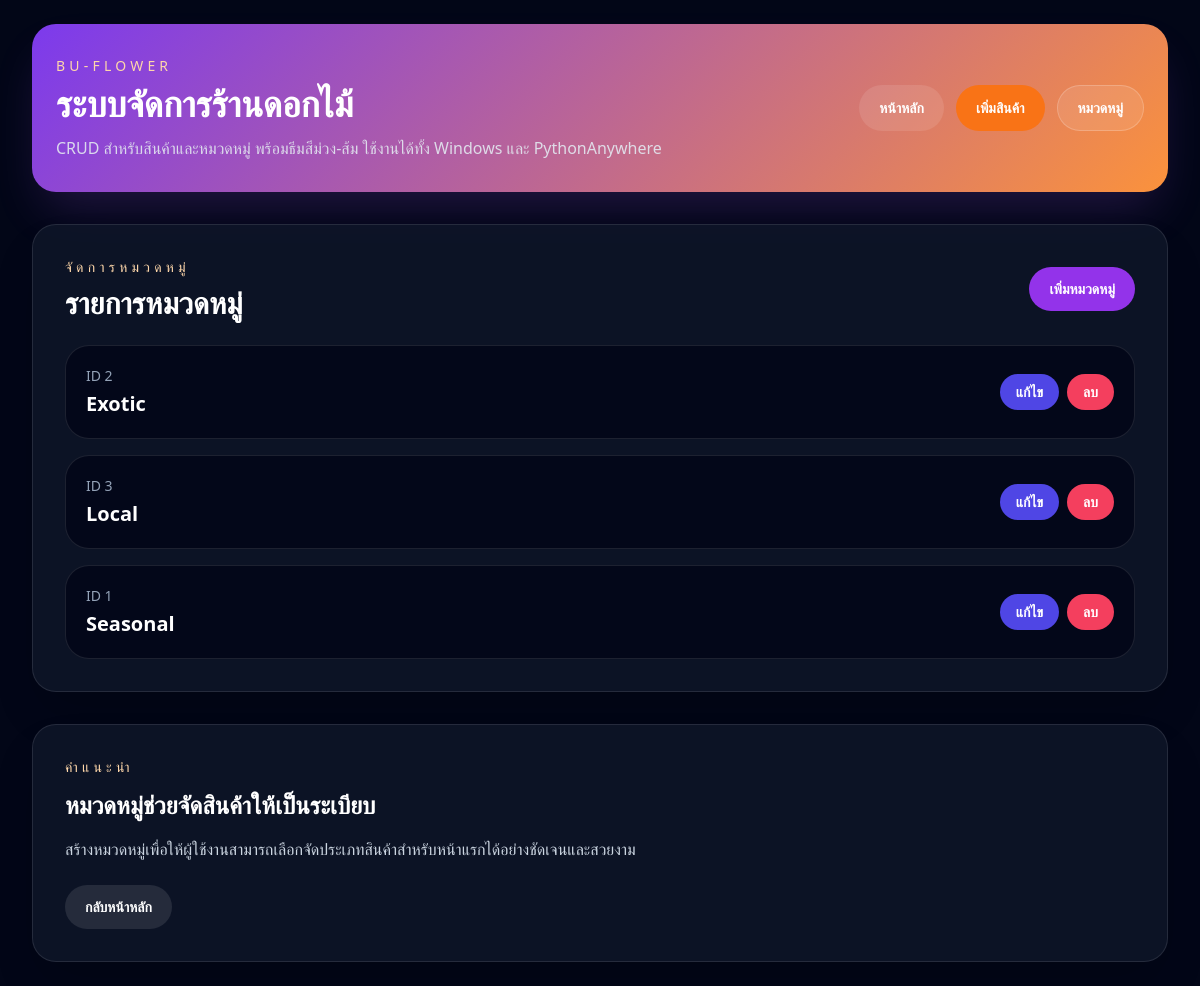
The page /categories on the database its author committed.
### tables this page shows
CREATE TABLE Categories (
    id INTEGER PRIMARY KEY AUTOINCREMENT,
    name TEXT NOT NULL UNIQUE
);

### app.py (the view)
@app.route('/categories')
def manage_categories():
    conn = get_db_connection()
    categories = conn.execute('SELECT * FROM Categories ORDER BY name').fetchall()
    conn.close()
    return render_template('index.html', section='categories', categories=categories)

### app.py (called while the page is built)
def get_db_connection():
    conn = sqlite3.connect(DB_PATH)
    conn.row_factory = sqlite3.Row
    conn.execute('PRAGMA foreign_keys = ON')
    return conn

### templates/index.html (shortened to what this page needs)
<!DOCTYPE html>
<html lang="th">
<head>
    <script src="https://cdn.tailwindcss.com"></script>
</head>
<body class="min-h-screen bg-slate-950 text-slate-100">
    <div class="mx-auto max-w-7xl px-4 py-6 sm:px-6 lg:px-8">
        <header class="brand-gradient rounded-3xl px-6 py-8 shadow-2xl shadow-purple-500/20">
            <div class="flex flex-col gap-4 lg:flex-row lg:items-center lg:justify-between">
                <div>
                    <p class="text-sm uppercase tracking-[0.3em] text-orange-200">BU-Flower</p>
                    <h1 class="mt-2 text-4xl font-bold text-white">ระบบจัดการร้านดอกไม้</h1>
                    <p class="mt-3 max-w-2xl text-slate-200/90">CRUD สำหรับสินค้าและหมวดหมู่ พร้อมธีมสีม่วง-ส้ม ใช้งานได้ทั้ง Windows และ PythonAnywhere</p>
                </div>
                <div class="flex flex-wrap gap-3 text-sm">
                    <a href="{{ url_for('home') }}" class="inline-flex items-center justify-center rounded-full bg-white/10 px-5 py-3 font-semibold text-white transition hover:bg-white/20">หน้าหลัก</a>
                    <a href="{{ url_for('new_flower') }}" class="inline-flex items-center justify-center rounded-full bg-orange-500 px-5 py-3 font-semibold text-white transition hover:bg-orange-400">เพิ่มสินค้า</a>
                    <a href="{{ url_for('manage_categories') }}" class="inline-flex items-center justify-center rounded-full border border-white/20 bg-white/10 px-5 py-3 font-semibold text-white transition hover:border-orange-300">หมวดหมู่</a>
                </div>
            </div>
        </header>
        <main class="mt-8 space-y-8">
            {% if section == 'home' %}
                <section class="space-y-6">
                    <div class="flex flex-col gap-4 md:flex-row md:items-end md:justify-between">
                        <div>
                            <p class="text-sm uppercase tracking-[0.3em] text-orange-200">สินค้าทั้งหมด</p>
                            <h2 class="mt-2 text-3xl font-semibold text-white">Thumbnail Catalog</h2>
                        </div>
                        <div class="rounded-3xl bg-slate-900/70 p-5 shadow-xl shadow-indigo-500/10">
                            <p class="text-sm text-slate-300">จำนวนหมวดหมู่</p>
                            <p class="mt-2 text-3xl font-bold text-white">{{ categories|length }}</p>
                        </div>
                    </div>
                    <div class="grid gap-6 sm:grid-cols-2 xl:grid-cols-3">
                        {% for flower in flowers %}
                            <article class="group overflow-hidden rounded-3xl border border-white/10 bg-slate-900/80 p-6 shadow-2xl shadow-black/20 transition duration-300 hover:-translate-y-1 hover:border-orange-400/50">
                                <div class="flex items-center justify-between gap-4">
                                    <div>
                                        <p class="text-xs uppercase tracking-[0.3em] text-orange-300">{{ flower.category_name or 'ไม่มีหมวดหมู่' }}</p>
                                        <h3 class="mt-3 text-2xl font-semibold text-white">{{ flower.name }}</h3>
                                    </div>
                                    <div class="inline-flex h-14 w-14 items-center justify-center rounded-3xl bg-white/5 text-xl text-orange-300">
                                        ฿
                                    </div>
                                </div>
                                <p class="mt-5 text-slate-400">{{ flower.description or 'ไม่มีคำอธิบาย' }}</p>
                                <div class="mt-6 flex flex-wrap items-center justify-between gap-3 text-sm text-slate-300">
                                    <span>ราคา {{ '%.2f'|format(flower.price) }} บาท</span>
                                    <span>สต็อก {{ flower.stock }}</span>
                                </div>
                                <div class="mt-6 flex flex-wrap gap-3">
                                    <a href="{{ url_for('edit_flower', flower_id=flower.id) }}" class="inline-flex items-center justify-center rounded-full bg-purple-600 px-4 py-2 text-sm font-semibold text-white transition hover:bg-purple-500">แก้ไข</a>
                                    <form action="{{ url_for('delete_flower', flower_id=flower.id) }}" method="post" class="inline">
                                        <button type="submit" class="inline-flex items-center justify-center rounded-full bg-rose-500 px-4 py-2 text-sm font-semibold text-white transition hover:bg-rose-400">ลบ</button>
                                    </form>
                                </div>
                            </article>
                        {% else %}
                            <div class="rounded-3xl border border-white/10 bg-slate-900/80 p-10 text-center text-slate-300">
                                ไม่มีสินค้าตอนนี้ ลองเพิ่มสินค้าใหม่ดูได้
                            </div>
                        {% endfor %}
                    </div>
                </section>
            {% elif section == 'categories' %}
                <section class="grid gap-8 xl:grid-cols-[1fr_380px]">
                    <div class="space-y-6 rounded-3xl border border-white/10 bg-slate-900/80 p-8 shadow-2xl shadow-black/20">
                        <div class="flex flex-col gap-4 sm:flex-row sm:items-center sm:justify-between">
                            <div>
                                <p class="text-sm uppercase tracking-[0.3em] text-orange-200">จัดการหมวดหมู่</p>
                                <h2 class="mt-2 text-3xl font-semibold text-white">รายการหมวดหมู่</h2>
                            </div>
                            <a href="{{ url_for('new_category') }}" class="inline-flex items-center justify-center rounded-full bg-purple-600 px-5 py-3 text-sm font-semibold text-white transition hover:bg-purple-500">เพิ่มหมวดหมู่</a>
                        </div>
                        <div class="space-y-4">
                            {% for category in categories %}
                                <div class="rounded-3xl border border-white/10 bg-slate-950/80 p-5">
                                    <div class="flex items-center justify-between gap-3">
                                        <div>
                                            <p class="text-sm text-slate-400">ID {{ category.id }}</p>
                                            <p class="mt-1 text-xl font-semibold text-white">{{ category.name }}</p>
                                        </div>
                                        <div class="flex gap-2">
                                            <a href="{{ url_for('edit_category', category_id=category.id) }}" class="inline-flex items-center justify-center rounded-full bg-indigo-600 px-4 py-2 text-sm font-semibold text-white transition hover:bg-indigo-500">แก้ไข</a>
                                            <form action="{{ url_for('delete_category', category_id=category.id) }}" method="post" class="inline">
                                                <button type="submit" class="inline-flex items-center justify-center rounded-full bg-rose-500 px-4 py-2 text-sm font-semibold text-white transition hover:bg-rose-400">ลบ</button>
                                            </form>
                                        </div>
                                    </div>
                                </div>
                            {% else %}
                                <div class="rounded-3xl border border-white/10 bg-slate-900/80 p-8 text-center text-slate-400">ยังไม่มีหมวดหมู่ กรุณาเพิ่มหมวดหมู่ก่อน</div>
                            {% endfor %}
                        </div>
                    </div>
                    <div class="rounded-3xl border border-white/10 bg-slate-900/80 p-8 shadow-2xl shadow-black/20">
                        <p class="text-sm uppercase tracking-[0.3em] text-orange-200">คำแนะนำ</p>
                        <h3 class="mt-3 text-2xl font-semibold text-white">หมวดหมู่ช่วยจัดสินค้าให้เป็นระเบียบ</h3>
                        <p class="mt-4 text-slate-300">สร้างหมวดหมู่เพื่อให้ผู้ใช้งานสามารถเลือกจัดประเภทสินค้าสำหรับหน้าแรกได้อย่างชัดเจนและสวยงาม</p>
                        <a href="{{ url_for('home') }}" class="mt-6 inline-flex items-center justify-center rounded-full bg-white/10 px-5 py-3 text-sm font-semibold text-white transition hover:bg-white/20">กลับหน้าหลัก</a>
                    </div>
                </section>
            {% endif %}
        </main>
    </div>
</body>
</html>

### templates/index.html (style rules this page uses)
.brand-gradient { background: linear-gradient(135deg, #7c3aed 0%, #fb923c 100%); }

### rows shown on the page
Categories: id "2", name "Exotic"
Categories: id "3", name "Local"
Categories: id "1", name "Seasonal"
